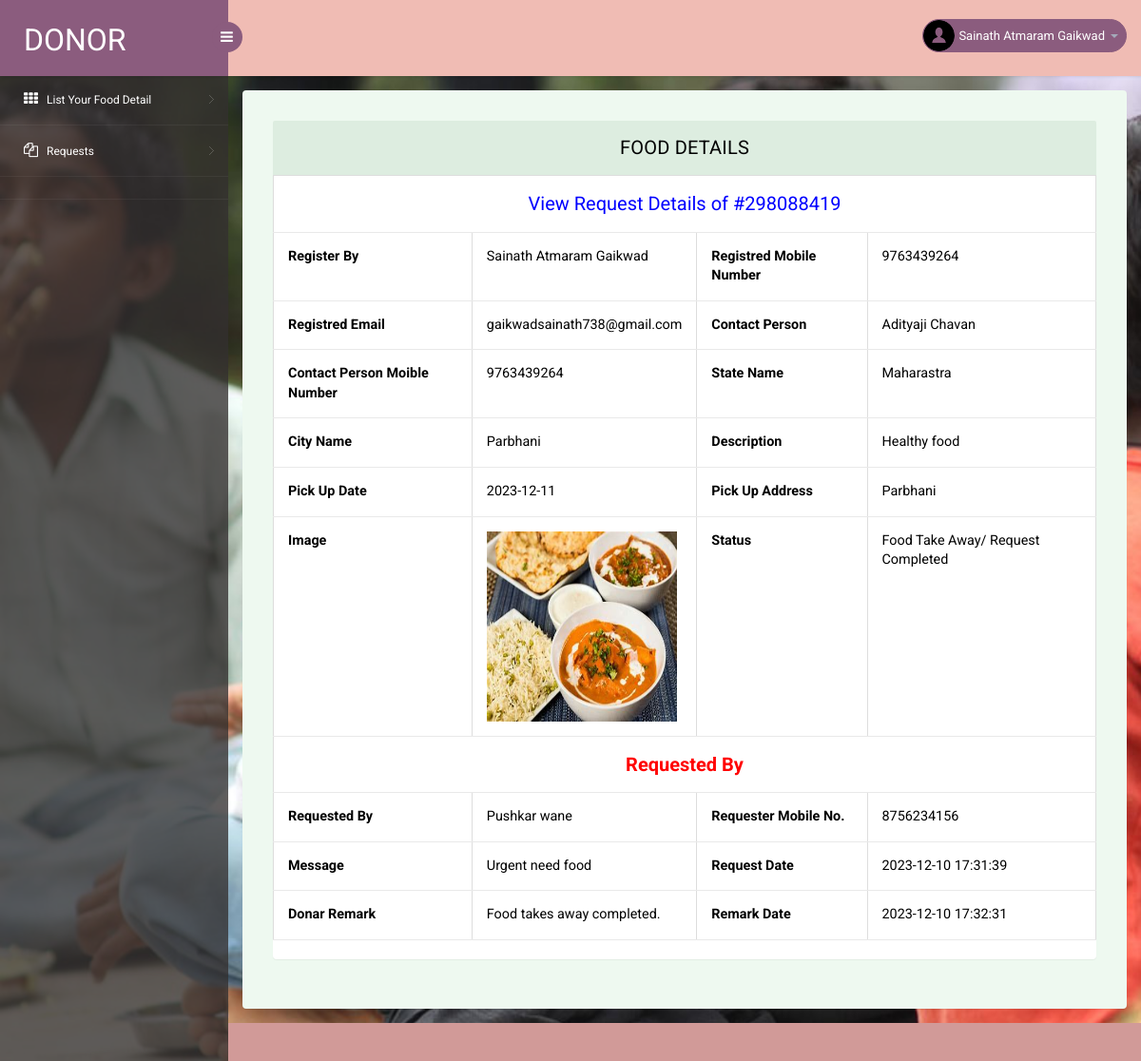
/donor/view-requestdetails.php?frid=7 (signed in), run on the app's committed database.
### tables this page shows
CREATE TABLE `tbldonor` (
  `ID` int(10) NOT NULL,
  `FullName` varchar(200) DEFAULT NULL,
  `Email` varchar(200) DEFAULT NULL,
  `MobileNumber` bigint(10) DEFAULT NULL,
  `Password` varchar(120) DEFAULT NULL,
  `RegDate` timestamp NULL DEFAULT current_timestamp()
);

CREATE TABLE `tblfoodrequests` (
  `id` int(11) NOT NULL,
  `requestNumber` bigint(12) DEFAULT NULL,
  `foodId` int(1) DEFAULT NULL,
  `fullName` varchar(150) DEFAULT NULL,
  `mobileNumber` bigint(12) DEFAULT NULL,
  `message` mediumtext DEFAULT NULL,
  `requestDate` timestamp NULL DEFAULT current_timestamp(),
  `status` varchar(120) DEFAULT NULL,
  `donorRemark` mediumtext DEFAULT NULL,
  `requestCompletionDate` timestamp NULL DEFAULT NULL ON UPDATE current_timestamp()
);

CREATE TABLE `tblfood` (
  `ID` int(10) NOT NULL,
  `DonorID` int(10) DEFAULT NULL,
  `foodId` int(10) DEFAULT NULL,
  `FoodItems` mediumtext DEFAULT NULL,
  `StateName` varchar(200) DEFAULT NULL,
  `CityName` varchar(200) DEFAULT NULL,
  `Description` mediumtext DEFAULT NULL,
  `PickupDate` varchar(200) DEFAULT NULL,
  `PickupAddress` mediumtext DEFAULT NULL,
  `ContactPerson` varchar(200) DEFAULT NULL,
  `CPMobNumber` bigint(10) DEFAULT NULL,
  `Image` varchar(200) DEFAULT NULL,
  `CreationDate` timestamp NULL DEFAULT current_timestamp(),
  `UpdationDate` timestamp NULL DEFAULT NULL ON UPDATE current_timestamp()
);

### donor/view-requestdetails.php (the view, shortened to what this page needs)
<?php
include('includes/dbconnection.php');
if (strlen($_SESSION['pgasoid']==0)) {
  header('location:logout.php');
  } else{
?>
<!DOCTYPE html>
<head>
    <link rel="stylesheet" href="css/bootstrap.min.css">
    <link href="css/style.css" rel='stylesheet' type='text/css' />
    <link href="css/style-responsive.css" rel="stylesheet" />
    <link rel="stylesheet" href="css/font.css" type="text/css" />
    <link href="css/font-awesome.css" rel="stylesheet">
</head>
<body>
    <section id="container">
        <?php include_once('includes/header.php');?>
        <?php include_once('includes/sidebar.php');?>
        <section id="main-content">
            <section class="wrapper">
                <div class="table-agile-info">
                    <div class="panel panel-default">
                        <div class="panel-heading">
                            Food Details
                        </div>
                        <div>
                            <?php
$fid=$_GET['frid'];
$ret=mysqli_query($con,"select tblfoodrequests.requestNumber,tblfoodrequests.requestDate,tblfoodrequests.mobileNumber,tblfoodrequests.message,tblfoodrequests.status,tblfoodrequests.donorRemark,tblfoodrequests.requestCompletionDate,tblfoodrequests.fullName,
tblfood.ID,tblfood.foodId,tblfood.ContactPerson,tblfood.CPMobNumber,tblfood.CreationDate,tblfood.FoodItems,tblfood.StateName,tblfood.CityName,tblfood.Description,tblfood.PickupDate,tblfood.PickupAddress,tblfood.Image,tblfood.UpdationDate,tbldonor.FullName,tbldonor.MobileNumber,tbldonor.Email from
tblfoodrequests
join tblfood  on tblfood.ID=tblfoodrequests.foodId
join tbldonor on tblfood.DonorID=tbldonor.ID
 where  tblfoodrequests.id='$fid'");
while ($row=mysqli_fetch_array($ret)) {
?>
                            <table border="1" class="table table-bordered mg-b-0">
                                <tr align="center">
                                    <td colspan="4" style="font-size:20px;color:blue">
                                        View Request Details of #<?php  echo $row['requestNumber'];?></td>
                                </tr>
                                <tr>
                                    <th>Register By </th>
                                    <td><?php  echo $row['FullName'];?></td>
                                    <th>Registred Mobile Number</th>
                                    <td><?php  echo $row['MobileNumber'];?></td>
                                </tr>
                                <tr>
                                    <th>Registred Email</th>
                                    <td><?php  echo $row['Email'];?></td>
                                    <th>Contact Person</th>
                                    <td><?php  echo $row['ContactPerson'];?></td>
                                </tr>
                                <tr>
                                    <th>Contact Person Moible Number</th>
                                    <td><?php  echo $row['CPMobNumber'];?></td>
                                    <th>State Name</th>
                                    <td><?php echo $row['StateName']; ?></td>
                                </tr>
                                <tr>
                                    <th>City Name</th>
                                    <td>
                                        <?php echo $row['CityName']; ?>
                                    </td>
                                    <th>Description</th>
                                    <td>
                                        <?php echo $row['Description']; ?>
                                    </td>
                                </tr>
                                <tr>
                                    <th>Pick Up Date</th>
                                    <td>
                                        <?php echo $row['PickupDate']; ?>
                                    </td>
                                    <th>Pick Up Address</th>
                                    <td>
                                        <?php echo $row['PickupAddress']; ?>
                                    </td>
                                </tr>
                                <tr>
                                    <th>Image</th>
                                    <td>
                                        <img src="../donor/images/<?php echo $row['Image']; ?>" width="200"
                                            height="200">
                                    </td>
                                    <th>Status</th>
                                    <td> <?php
if($row['status']==""){
echo "Not Confirmed Yet";
}else{
echo $row['status'];}
;?></td>
                                <tr>
                                    <th colspan="4" style="text-align:center;color:red;font-size:20px;">Requested By
                                    </th>
                                </tr>
                                <tr>
                                    <th>Requested By</th>
                                    <td><?php echo $row['fullName']; ?></td>
                                    <th>Requester Mobile No.</th>
                                    <td><?php echo $row['mobileNumber']; ?></td>
                                </tr>
                                <tr>
                                    <th>Message</th>
                                    <td><?php echo $row['message']; ?></td>
                                    <th>Request Date</th>
                                    <td><?php echo $row['requestDate']; ?></td>
                                </tr>
                                <?php if($row['donorRemark']!=''): ?>
                                <tr>
                                    <th>Donar Remark</th>
                                    <td><?php echo $row['donorRemark']; ?></td>
                                    <th>Remark Date</th>
                                    <td><?php echo $row['requestCompletionDate']; ?></td>
                                </tr>
                                <?php endif; ?>
                                </tr>
                            </table>
                            <?php } ?>
                        </div>
                    </div>
                </div>
            </section>
            <?php include_once('includes/footer.php');?>
        </section>
    </section>
</body>
</html>
<?php }  ?>

### donor/includes/header.php (shortened to what this page needs)
<header class="header fixed-top clearfix">
    <div class="brand">
        <a href="dashboard.php" class="logo">
            Donor
        </a>
        <div class="sidebar-toggle-box">
            <div class="fa fa-bars"></div>
        </div>
    </div>
    <div class="top-nav clearfix">
        <ul class="nav pull-right top-menu">
            <li class="dropdown">
                <a data-toggle="dropdown" class="dropdown-toggle" href="#">
                    <?php
$donorid=$_SESSION['pgasoid'];
$ret=mysqli_query($con,"select FullName from  tbldonor where ID='$donorid'");
$row=mysqli_fetch_array($ret);
$name=$row['FullName'];
?>
                    <img alt="" src="images/2.png">
                    <span class="username"><?php echo $name; ?></span>
                    <b class="caret"></b>
                </a>
            </li>
        </ul>
    </div>
</header>

### donor/css/style.css (style rules this page uses)
ul, ol { margin: 0; }
html, body { font-family: 'Roboto', sans-serif; font-size: 100%; overflow-x: hidden; background: url(../images/bg.jpg) no-repeat 0px 0px; background-size:cover; }
body a { transition: 0.5s all ease; -webkit-transition: 0.5s all ease; -moz-transition: 0.5s all ease; -o-transition: 0.5s all ease; -ms-transition: 0.5s all ease; text-decoration:none; }
ul,label { margin:0; padding:0; }
#main-content { margin-left:240px; -webkit-transition:all .3s ease-in-out; -moz-transition:all .3s ease-in-out; -o-transition:all .3s ease-in-out; transition:all .3s ease-in-out; }
.header { left:0; right:0; z-index:1002; background:rgb(240, 188, 180); -webkit-transition:all .3s ease-in-out; -moz-transition:all .3s ease-in-out; -o-transition:all .3s ease-in-out; transition:all .3s ease-in-out; }
.fixed-top { position:fixed; box-shadow:1px 0 3px rgba(0,0,0,.15); }
.wrapper { display:inline-block; margin-top:80px; padding:15px; width:100%; }
.brand { background:#8b5c7e; float:left; width:240px; height:80px; position:relative; }
a.logo { font-size:32px; color:#fff; float:left; margin:20px 0 0 25px; text-transform:uppercase; }
#top_menu .nav>li,ul.top-menu>li { float:left; }
ul.top-menu { margin-right:15px; margin-top: 0; }
ul.top-menu > li > a { color: #fff; font-size: 16px; background: #8b5c7e; padding: 4px 8px; margin-right: 15px; border-radius: 50%; -webkit-border-radius: 50%; padding-right: 8px !important; }
.top-nav { margin-top:20px; }
.top-nav img { border-radius:50%; -webkit-border-radius:50%; width:33px; }
.top-nav .username { font-size:13px; color:#fff; }
.top-nav ul.top-menu>li>a { border-radius: 100px; -webkit-border-radius: 100px; padding: 0px; background: none; margin-right: 0; border: 1px solid #8b5c7e; background: #8b5c7e; }
.top-nav ul.top-menu>li { margin-left:10px; }
.top-nav .nav .caret { border-bottom-color:#A4AABA; border-top-color:#A4AABA; }
.sidebar-toggle-box { float:left; margin-top:23px; margin-left:-15px; background:#8b5c7e; border-radius:50%; -webkit-border-radius:50%; width:32px; height:32px; position:absolute; right:-15px; }
.sidebar-toggle-box .fa-bars { cursor:pointer; display:inline-block; font-size:15px; padding:8px 8px 8px 9px; color:#fff; }
.panel-heading { position: relative; height: 57px; line-height: 57px; letter-spacing: 0.2px; color: #000; font-size: 18px; font-weight: 400; padding: 0 16px; background:#ddede0; border-top-right-radius: 2px; border-top-left-radius: 2px; text-transform: uppercase; text-align: center; }
.panel { border: none ! important; }
.table>tbody>tr>td, .table>tbody>tr>th, .table>tfoot>tr>td, .table>tfoot>tr>th, .table>thead>tr>td, .table>thead>tr>th { border-bottom: 1px solid #e9e9e9 ! important; }
.table > thead > tr > th, .table > tbody > tr > th, .table > tfoot > tr > th, .table > thead > tr > td, .table > tbody > tr > td, .table > tfoot > tr > td { border-top: none !important; }
.table td, .table>tbody>tr>td, .table>tbody>tr>th, .table>tfoot>tr>td, .table>tfoot>tr>th, .table>thead>tr>td, .table>thead>tr>th { padding: 15px!important; }
.table > thead > tr > th, .table > tbody > tr > th, .table > tfoot > tr > th, .table > thead > tr > td, .table > tbody > tr > td, .table > tfoot > tr > td { font-size: 0.9em; color: #000; border-top: none !important; }
.table-agile-info { background: #eef9f0; padding: 2em; border-radius: 4px; -webkit-box-shadow: 0 1px 1px rgba(0,0,0,.05); box-shadow: 0 1px 1px rgba(0,0,0,.05); }
.panel-default>.panel-heading { color: #000000 ! important; background-color: #ddede0 ! important; border-color: #ddede0 ! important; font-size: 20px; }

### data on the page
tbldonor: FullName "Sainath Atmaram Gaikwad"
tblfoodrequests: requestNumber "298088419", tbldonor.FullName "Sainath Atmaram Gaikwad", tbldonor.MobileNumber "9763439264", tbldonor.Email "gaikwadsainath738@gmail.com", foodId.ContactPerson "Adityaji Chavan", foodId.CPMobNumber "9763439264", foodId.StateName "Maharastra", foodId.CityName "Parbhani", foodId.Description "Healthy food", foodId.PickupDate "2023-12-11", foodId.PickupAddress "Parbhani", foodId.Image (picture), status "Food Take Away/ Request Completed", fullName "Pushkar wane", mobileNumber "8756234156", message "Urgent need food", requestDate "2023-12-10 17:31:39", donorRemark "Food takes away completed.", requestCompletionDate "2023-12-10 17:32:31"
